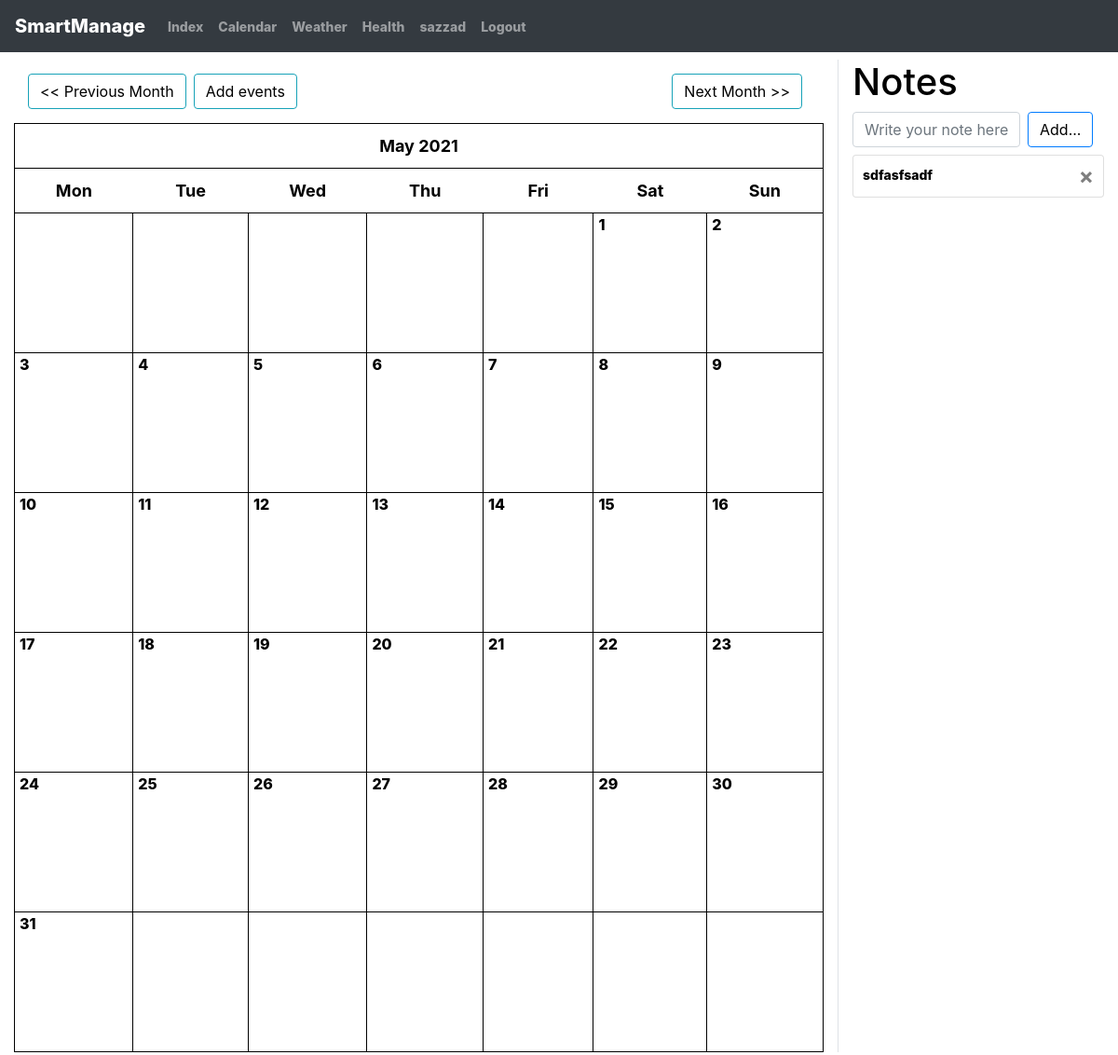
The app's page /calendar/ (signed in), older data.
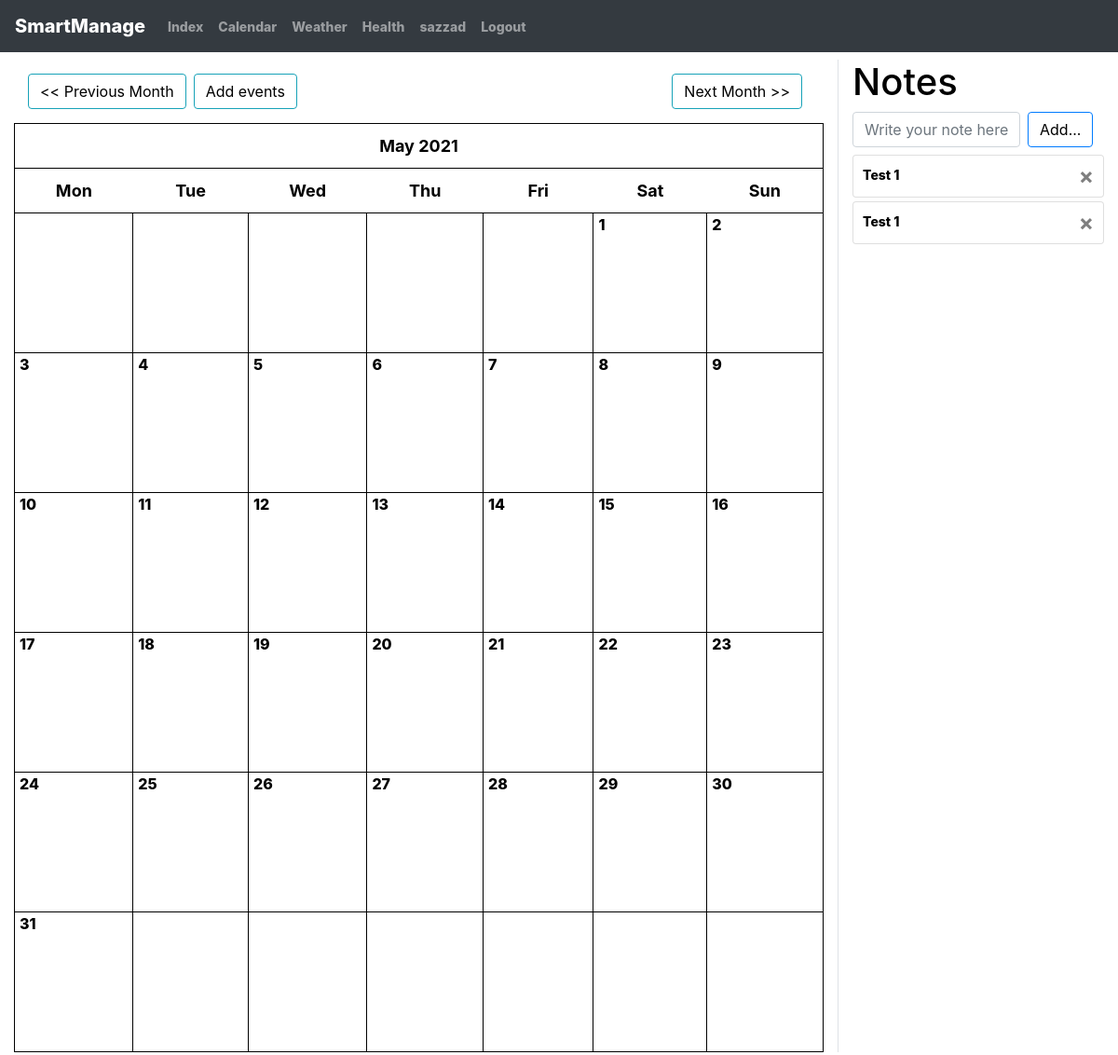
The same page, newer data.
### manCal/models.py (models this page shows, shortened)
class Notes(models.Model):
    user = models.ForeignKey(settings.AUTH_USER_MODEL, on_delete=models.CASCADE)
    note = models.TextField()
    complited = models.BooleanField(default=False)
    """ defining elements order """
    class Meta:
        ordering = ['complited', 'id']

### manCal/views.py (the view)
# urls.py: path('calendar/', views.CalendarView.as_view(), name='calendar'),
class CalendarView(LoginRequiredMixin, generic.ListView):
    model = Event
    template_name = 'calendar.html'
    def get_context_data(self, **kwargs):
        context = super().get_context_data(**kwargs)
        d = get_date(self.request.GET.get('month', None))
        user = CustomUser.objects.get(username= self.request.user)
        cal = Calendar(d.year, d.month, user)
        html_cal = cal.formatmonth(withyear=True)
        notes = Notes.objects.filter(user=user)
        context['calendar'] = mark_safe(html_cal)
        context['prev_month'] = prev_month(d)
        context['next_month'] = next_month(d)
        context['notes'] = notes
        context['user']= user
        return context

### manCal/utils.py (called while the page is built)
	def formatday(self, day, events, year , month, user):
		events_per_day = events.filter(start_time__day=day)
		eventsAll = Event.objects.filter(user=user)
		d = ''
		if day != 0:
			dt_start = datetime.datetime(year, month, day)
			tm_start = datetime.time(23, 59)
			combined_start = dt_start.combine(dt_start, tm_start)
			dt_end = datetime.datetime(year, month, day)
			tm_end = datetime.time(00, 1)
			combined_end = dt_end.combine(dt_end, tm_end)
			for event in eventsAll:
				if event.start_time <= combined_start and event.end_time >= combined_end:
					d += f'<li> {event.get_html_url} </li>'
			return f"<td><span class='date'>{day}</span><ul> {d} </ul></td>"
		return '<td></td>'

	def formatweek(self, theweek, events, year, month, user):
		week = ''
		for d, weekday in theweek:
			week += self.formatday(d, events, year, month, user)
		return f'<tr> {week} </tr>'

### manCal/views.py (called while the page is built)
def get_date(req_day):
    if req_day:
        year, month = (int(x) for x in req_day.split('-'))
        return date(year, month, day=1)
    return datetime.today()

### manCal/templates/calendar.html (shortened to what this page needs)
{% extends 'base.html' %}
{% block content %}
    <div class="conteiner_cal mt-2">
        <div class="notes-conteiner float-right col-lg-3 col-md-12 ">
            <h1> Notes </h1>
            <form class="form-inline" id="createNoteForm" method="POST" data-url= {% url 'manCal:add_note' %}>
                    <input type="text" class="form-control mb-2 mr-sm-2 col-10 col-lg-8" id="note" placeholder="Write your note here" name = "note" required>
                <button type="button" id="createNoteButton" class="btn btn-primary mb-2">Add...</button>
            <div id="noteList">
            {% for note in notes %}
                <div class= "card mb-1" id="noteCard" data-id="{{note.id}}" style="{% if note.complited%} text-decoration: line-through {%endif%}">
                    <div class="card-body">
                        <p>{{note.note}}</p>
                        <button type="button" class="close float-right" data-id="{{note.id}}">
                            <span aria-hidden="true">&times;</span>
                        </button>
                    </div>
                </div>
            {% endfor %}
            </div>
        </div>
        <div class="calendar-content float-left col-md-12 col-lg-9 border-right">
            <div class="clearfix">
                <a class="btn btn-info right mr-2" href="{% url 'manCal:calendar' %}?{{ next_month }} "> Next Month >> </a>
                <a class="btn btn-info text-center mr-2" href="{% url 'manCal:event_new' %}"> Add events </a>
                <a class="btn btn-info left mr-2" href="{% url 'manCal:calendar' %}?{{ prev_month }}"> << Previous Month </a>
            </div>
            <div style="color: blueviolet;">
                {{ calendar }}
            </div>
        </div>
    </div>
{% endblock %}

Row changes from the older to the newer data that the page shows:
removed Notes: note "sdfasfsadf"
added Notes: note "Test 1"
added Notes: note "Test 1", complited True (drawn)
